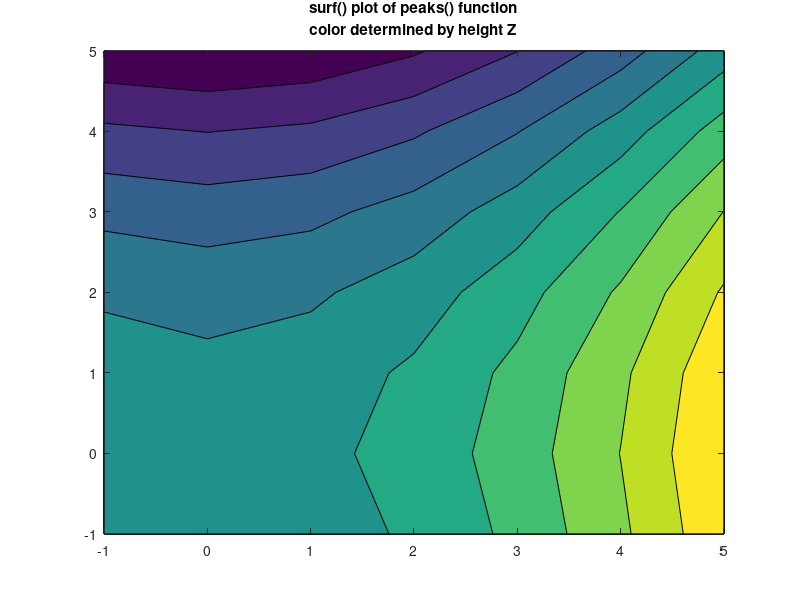

This figure's MATLAB source:
r =  [-1:5,05:1];
[X,Y] = meshgrid(r,r);
Z = X.^2-Y.^2;
#% surf(X,Y,Z);

#% clf;
#% colormap ("default");
#% Z = peaks ();
contourf(X,Y,Z);
#%surf (X,Y,Z);
title ({"surf() plot of peaks() function"; "color determined by height Z"});